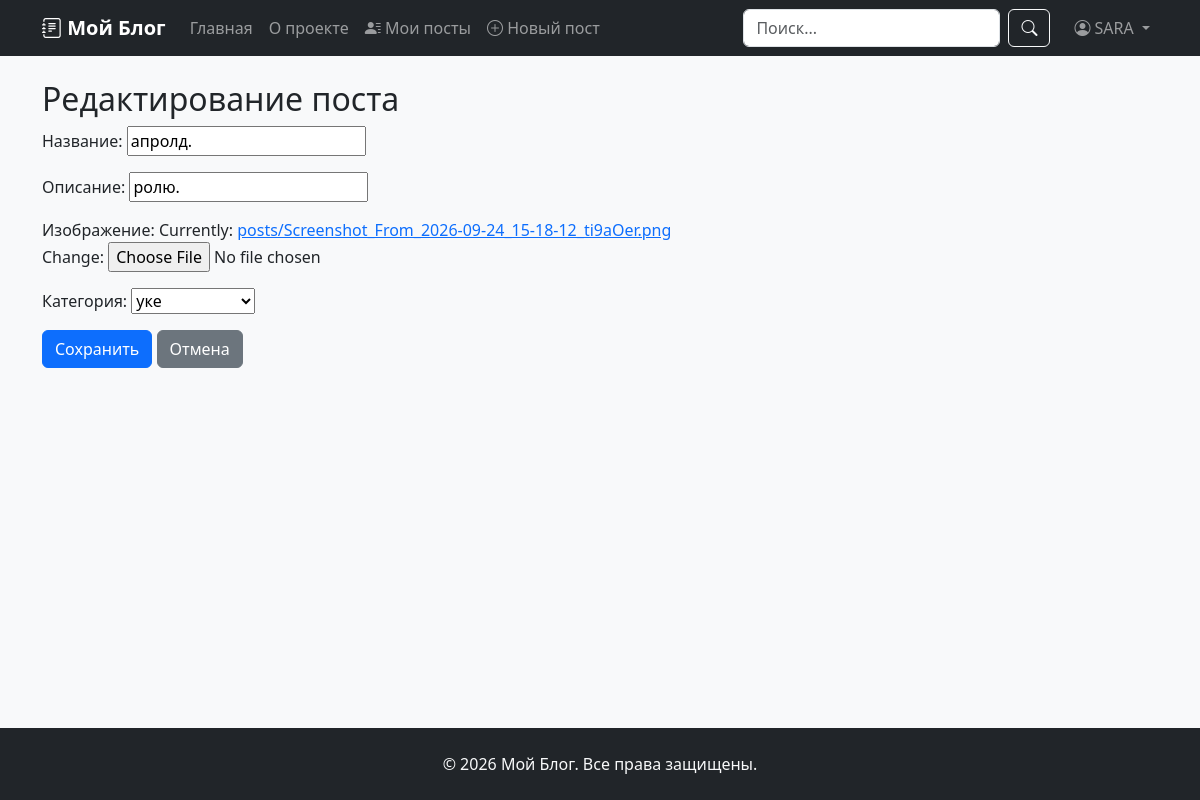
The app's page /post/5/edit/ (signed in) with its own data.
### posts/models.py (models this page shows, shortened)
class Post(models.Model):
    title = models.CharField(max_length=100)
    description = models.CharField()
    is_active = models.BooleanField(default=True)
    image = models.ImageField(null=True, upload_to="posts")
    created_at = models.DateTimeField(auto_now_add=True)
    updated_at = models.DateTimeField(auto_now=True)
    category = models.ForeignKey(
        Category,
        on_delete=models.SET_NULL,
        null=True,
        blank=True,
        related_name="posts",
    )
    author = models.ForeignKey(
            User,
            on_delete=models.CASCADE,
            null=True,
            blank=True,
            related_name="posts",
        )

### posts/views.py (the view, shortened to what this page needs)
class UpdatePostView(LoginRequiredMixin, UpdateView):
    model = Post
    form_class = PostForm
    template_name = "posts/edit.html"
    context_object_name = "post"
    def get_queryset(self):
        return Post.objects.filter(author=self.request.user)

### posts/forms.py
class PostForm(forms.ModelForm):
    class Meta:
        model = Post
        fields = ["title", "description", "image", "category"]
        labels = {
            "title": "Название",
            "description": "Описание",
            "image": "Изображение",
            "category": "Категория",
        }

### posts/models.py (called while the page is built)
    def __str__(self):
        return self.name

### templates/posts/edit.html (shortened to what this page needs)
{% extends "base.html" %}
{% block content %}
<h2>Редактирование поста</h2>
<form method="post" enctype="multipart/form-data">
  {{ form.as_p }}
  <button type="submit" class="btn btn-primary">Сохранить</button>
  <a href="{% url 'post_detail' form.instance.pk %}" class="btn btn-secondary">Отмена</a>
</form>
{% endblock %}

### templates/base.html (shortened to what this page needs)
{% load static %}
<!DOCTYPE html>
<html lang="ru">
<head>
    <link
        href="https://cdn.jsdelivr.net/npm/bootstrap@5.3.8/dist/css/bootstrap.min.css"
        rel="stylesheet"
    >
    <link
        rel="stylesheet"
        href="https://cdn.jsdelivr.net/npm/bootstrap-icons@1.11.3/font/bootstrap-icons.min.css"
    >
</head>
<body class="d-flex flex-column min-vh-100">
    <nav class="navbar navbar-expand-lg navbar-dark bg-dark sticky-top">
        <div class="container">
            <a class="navbar-brand" href="{% url 'post_list' %}">
                <i class="bi bi-journal-text"></i> Мой Блог
            </a>
            <div class="collapse navbar-collapse" id="navbarContent">
                <ul class="navbar-nav me-auto mb-2 mb-lg-0">
                    <li class="nav-item">
                        <a
                            class="nav-link {% if request.resolver_match.url_name == 'post_list' %}active{% endif %}"
                            href="{% url 'post_list' %}"
                        >
                            Главная
                        </a>
                    </li>
                    <li class="nav-item">
                        <a class="nav-link" href="#">О проекте</a>
                    </li>
                    {% if user.is_authenticated %}
                    <li class="nav-item">
                        <a
                            class="nav-link {% if request.resolver_match.url_name == 'my_posts' %}active{% endif %}"
                            href="{% url 'my_posts' %}"
                        >
                            <i class="bi bi-person-lines-fill"></i> Мои посты
                        </a>
                    </li>
                    <li class="nav-item">
                        <a
                            class="nav-link {% if request.resolver_match.url_name == 'create_post' %}active{% endif %}"
                            href="{% url 'create_post' %}"
                        >
                            <i class="bi bi-plus-circle"></i> Новый пост
                        </a>
                    </li>
                    {% endif %}
                </ul>
                <form
                    class="d-flex me-lg-3 mb-2 mb-lg-0"
                    role="search"
                    action="{% url 'post_list' %}"
                    method="get"
                >
                    <input
                        class="form-control me-2"
                        type="search"
                        name="search"
                        value="{{ request.GET.search|default:'' }}"
                        placeholder="Поиск..."
                        aria-label="Поиск"
                    >
                    <button
                        class="btn btn-outline-light"
                        type="submit"
                        aria-label="Найти"
                    >
                        <i class="bi bi-search"></i>
                    </button>
                </form>
                <ul class="navbar-nav mb-2 mb-lg-0">
                    {% if user.is_authenticated %}
                    <li class="nav-item dropdown">
                        <a
                            class="nav-link dropdown-toggle"
                            href="#"
                            role="button"
                            data-bs-toggle="dropdown"
                            aria-expanded="false"
                        >
                            <i class="bi bi-person-circle"></i>
                            {{ user.get_username }}
                        </a>
                    </li>
                    {% endif %}
                </ul>
            </div>
        </div>
    </nav>
    <main class="container py-4 flex-grow-1">
        {% block content %}
        {% endblock %}
    </main>
    <footer class="bg-dark text-light py-4 mt-auto">
        <div class="container text-center">
            <p class="mb-0">
                &copy; 2026 Мой Блог. Все права защищены.
            </p>
        </div>
    </footer>
</body>
</html>

### templates/base.html (style rules this page uses)
body { background-color: #f8f9fa; }
.navbar-brand { font-weight: bold; }

### records on screen
Post: title "апролд.", description "ролю.", category "уке"

### other values on screen
{{ user.get_username }} "SARA"
